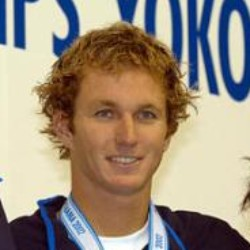
#> input picture Data/Faces/Aaron_Peirsol_0002.jpg, 250 x 250 px, found by its file name; its folder holds 4 pictures in this run
$ python resize_image.py
#> lines starting #> are read from the running program, lines starting #| are printed output that depends on the picture
from PIL import Image
import os

def preprocess_images(input_dir, output_dir, size=128):
#> called with input_dir = 'data/Faces', output_dir = 'data/Processed_Image', size = 128
    os.makedirs(output_dir, exist_ok=True)
    for file in os.listdir(input_dir):
        if file.endswith(('.jpg', '.png')):
            img = Image.open(os.path.join(input_dir, file)).convert('RGB')
#> img is the input picture: PIL image 250x250 RGB; mean R, G, B 156.8, 142.9, 126
            img = img.resize((size, size))
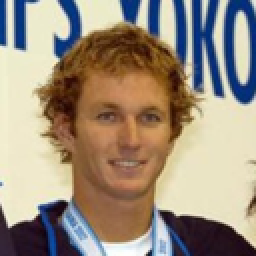
#> img: PIL image 128x128 RGB (shown 2 times larger); mean R, G, B 156.8, 142.9, 126
            img.save(os.path.join(output_dir, file))
#> pass 2 of the loop in preprocess_images, `for file in os.listdir(input_dir):`:
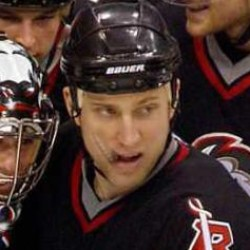
#> input picture Data/Faces/Adam_Mair_0001.jpg, 250 x 250 px, found by its file name
#> in preprocess_images, img is the input picture: PIL image 250x250 RGB; mean R, G, B 73.5, 52.7, 47.5
#> in preprocess_images, `img = img.resize((size, size))`:
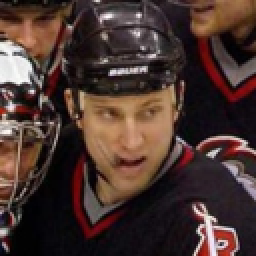
#> img: PIL image 128x128 RGB (shown 2 times larger); mean R, G, B 73.5, 52.7, 47.5

preprocess_images('data/Faces', 'data/Processed_Image', size=128)
